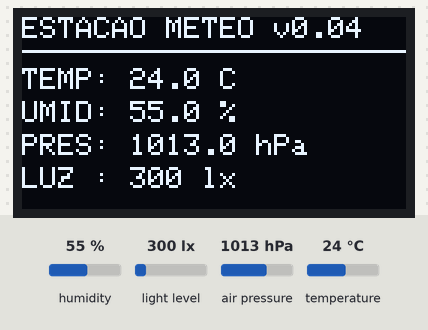
Recording of a sketch running on a simulated ESP8266 (NodeMCU). On the bench: 128×64 one-colour display. Wiring (inferred from the names in the program): BH1750 light sensor at I2C address 0x23. The inputs (shaded band) are chosen by the test bench; at power-on: humidity 55 %, light level 300 lx, air pressure 1013 hPa, temperature 24 °C. What the sketch prints to the serial monitor is not drawn.

Above: at 2.5 s.
2.6 s: humidity set to 22 %
At 4.8 s:
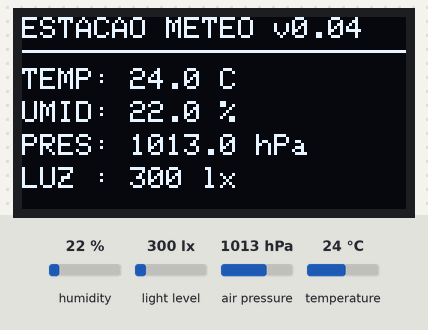
5.3 s: light level set to 40 lx
At 6.3 s:
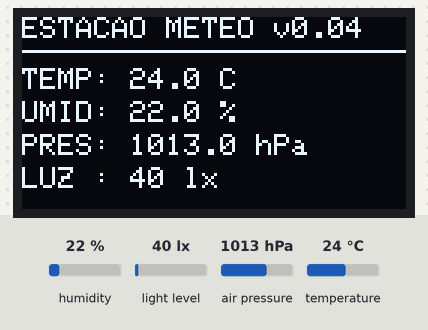
8.0 s: air pressure set to 952 hPa
At 10.5 s:
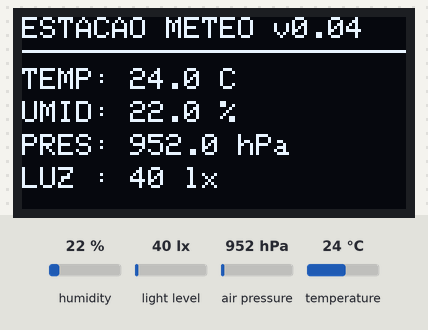
10.9 s: temperature set to 12 °C
At 12.1 s:
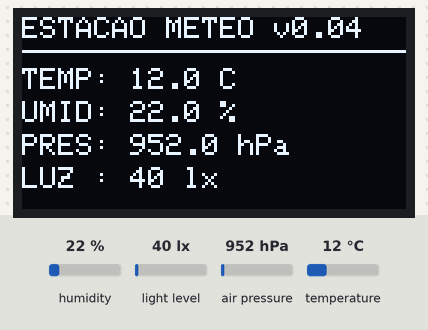
13.6 s: humidity set to 40 %
At 16.3 s:
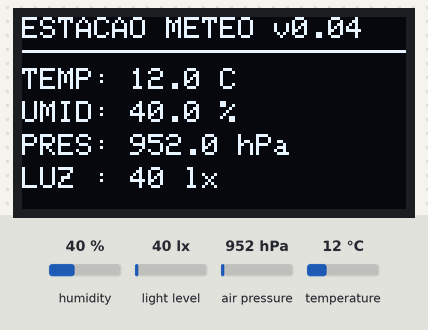
Timing chart, 0 to 17.8 s (numbered marks = the images above; inputs shaded):
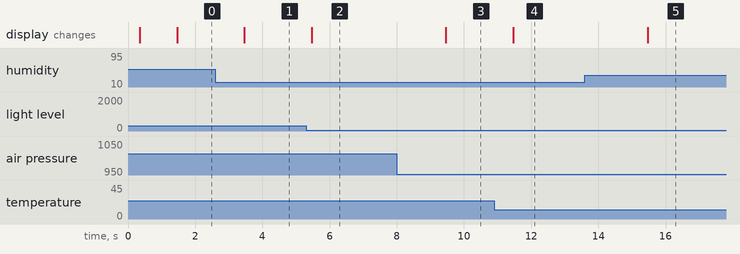

The sketch:

estacao_meteorologica_v0.04.ino
```cpp
#include <Arduino.h>
#include <Wire.h>
#include <Adafruit_GFX.h>
#include <Adafruit_SSD1306.h>
#include <Adafruit_AHTX0.h>
#include <Adafruit_BMP280.h>

// =====================================
// ESTACAO METEOROLOGICA v0.04
// ESP8266 NodeMCU V3
//
// OLED SSD1306
// BH1750 - Luminosidade
// AHT20  - Temperatura e umidade
// BMP280 - Pressao atmosferica
// =====================================

#define LARGURA 128
#define ALTURA 64
#define OLED_RESET -1

// PINOS TESTADOS E FUNCIONANDO
#define SDA_PIN D1
#define SCL_PIN D2

Adafruit_SSD1306 display(
  LARGURA, ALTURA, &Wire, OLED_RESET
);

Adafruit_AHTX0 aht;
Adafruit_BMP280 bmp;

// Enderecos I2C
uint8_t enderecoOLED = 0;
uint8_t enderecoBH = 0;
uint8_t enderecoBMP = 0;

// Estado dos sensores
bool ahtOK = false;
bool bmpOK = false;
bool bhOK = false;

// Medidas
float temperatura = NAN;
float umidade = NAN;
float pressao = NAN;
float luminosidade = NAN;

unsigned long ultimaLeitura = 0;

// =====================================
// VERIFICAR DISPOSITIVO I2C
// =====================================

bool presente(uint8_t endereco) {
  Wire.beginTransmission(endereco);
  return Wire.endTransmission() == 0;
}

// =====================================
// INICIALIZAR BH1750
// =====================================

bool iniciarBH1750() {

  if (presente(0x23)) {
    enderecoBH = 0x23;
  } else if (presente(0x5C)) {
    enderecoBH = 0x5C;
  } else {
    return false;
  }

  // Power on
  Wire.beginTransmission(enderecoBH);
  Wire.write(0x01);

  if (Wire.endTransmission() != 0) {
    return false;
  }

  // Modo continuo de alta resolucao
  Wire.beginTransmission(enderecoBH);
  Wire.write(0x10);

  return Wire.endTransmission() == 0;
}

// =====================================
// LER BH1750
// =====================================

float lerBH1750() {

  if (!bhOK) {
    return NAN;
  }

  uint8_t recebidos =
    Wire.requestFrom(enderecoBH, (uint8_t)2);

  if (recebidos != 2) {
    return NAN;
  }

  uint16_t bruto = Wire.read() << 8;
  bruto |= Wire.read();

  return bruto / 1.2f;
}

// =====================================
// EXIBIR MEDIDA OU ERRO
// =====================================

void mostrarValor(float valor, uint8_t casas) {

  if (isnan(valor)) {
    display.print("--");
  } else {
    display.print(valor, casas);
  }
}

// =====================================
// ATUALIZAR OLED
// =====================================

void atualizarOLED() {

  display.clearDisplay();
  display.setTextColor(SSD1306_WHITE);
  display.setTextSize(1);

  display.setCursor(0, 0);
  display.println("ESTACAO METEO v0.04");

  display.drawLine(
    0, 11, 127, 11, SSD1306_WHITE
  );

  // Temperatura
  display.setCursor(0, 17);
  display.print("TEMP: ");
  mostrarValor(temperatura, 1);
  display.print(" C");

  // Umidade
  display.setCursor(0, 28);
  display.print("UMID: ");
  mostrarValor(umidade, 1);
  display.print(" %");

  // Pressao
  display.setCursor(0, 39);
  display.print("PRES: ");
  mostrarValor(pressao, 1);
  display.print(" hPa");

  // Luminosidade
  display.setCursor(0, 50);
  display.print("LUZ : ");
  mostrarValor(luminosidade, 0);
  display.print(" lx");

  display.display();
}

// =====================================
// INICIALIZACAO
// =====================================

void setup() {

  Serial.begin(115200);
  delay(300);

  Wire.begin(SDA_PIN, SCL_PIN);
  Wire.setClock(100000);

  // OLED - mesma inicializacao
  // das versoes que funcionaram

  if (presente(0x3C)) {
    enderecoOLED = 0x3C;
  } else if (presente(0x3D)) {
    enderecoOLED = 0x3D;
  }

  if (!enderecoOLED) {
    Serial.println("OLED nao encontrado!");
    return;
  }

  if (!display.begin(
      SSD1306_SWITCHCAPVCC,
      enderecoOLED)) {
    Serial.println("Falha no OLED!");
    return;
  }

  display.clearDisplay();
  display.setTextColor(SSD1306_WHITE);
  display.setTextSize(1);

  display.setCursor(0, 5);
  display.println("ESTACAO METEO v0.04");

  display.setCursor(0, 25);
  display.println("Iniciando sensores...");

  display.display();

  // AHT20
  ahtOK = aht.begin(&Wire);

  Serial.print("AHT20: ");
  Serial.println(ahtOK ? "OK" : "FALHA");

  // BMP280
  if (presente(0x76)) {
    enderecoBMP = 0x76;
  } else if (presente(0x77)) {
    enderecoBMP = 0x77;
  }

  if (enderecoBMP) {
    bmpOK = bmp.begin(enderecoBMP);
  }

  Serial.print("BMP280: ");
  Serial.println(bmpOK ? "OK" : "FALHA");

  // BH1750
  bhOK = iniciarBH1750();

  Serial.print("BH1750: ");
  Serial.println(bhOK ? "OK" : "FALHA");

  delay(1000);

  // Primeira leitura imediata
  ultimaLeitura = millis() - 2000;
}

// =====================================
// LOOP PRINCIPAL
// =====================================

void loop() {

  if (millis() - ultimaLeitura >= 2000) {

    ultimaLeitura = millis();

    // AHT20
    if (ahtOK) {

      sensors_event_t eventoUmidade;
      sensors_event_t eventoTemp;

      if (aht.getEvent(
          &eventoUmidade,
          &eventoTemp)) {

        temperatura = eventoTemp.temperature;
        umidade = eventoUmidade.relative_humidity;

      } else {
        temperatura = NAN;
        umidade = NAN;
      }
    }

    // BMP280
    if (bmpOK) {
      pressao = bmp.readPressure() / 100.0f;
    }

    // BH1750
    luminosidade = lerBH1750();

    // Atualizar OLED
    atualizarOLED();

    // Monitor serial
    Serial.println();
    Serial.println("=== ESTACAO v0.04 ===");

    Serial.print("Temperatura: ");
    Serial.print(temperatura);
    Serial.println(" C");

    Serial.print("Umidade: ");
    Serial.print(umidade);
    Serial.println(" %");

    Serial.print("Pressao: ");
    Serial.print(pressao);
    Serial.println(" hPa");

    Serial.print("Luminosidade: ");
    Serial.print(luminosidade);
    Serial.println(" lux");
  }

  yield();
}
```

Measured:
- after the input at 2.6 s, the display: changes after 0.86 s (image 1)
- after the input at 5.3 s, the display: changes after 0.16 s (image 2)
- after the input at 8.0 s, the display: changes after 1.5 s (image 3)
- after the input at 10.9 s, the display: changes after 0.56 s (image 4)
- after the input at 13.6 s, the display: changes after 1.9 s (image 5)
